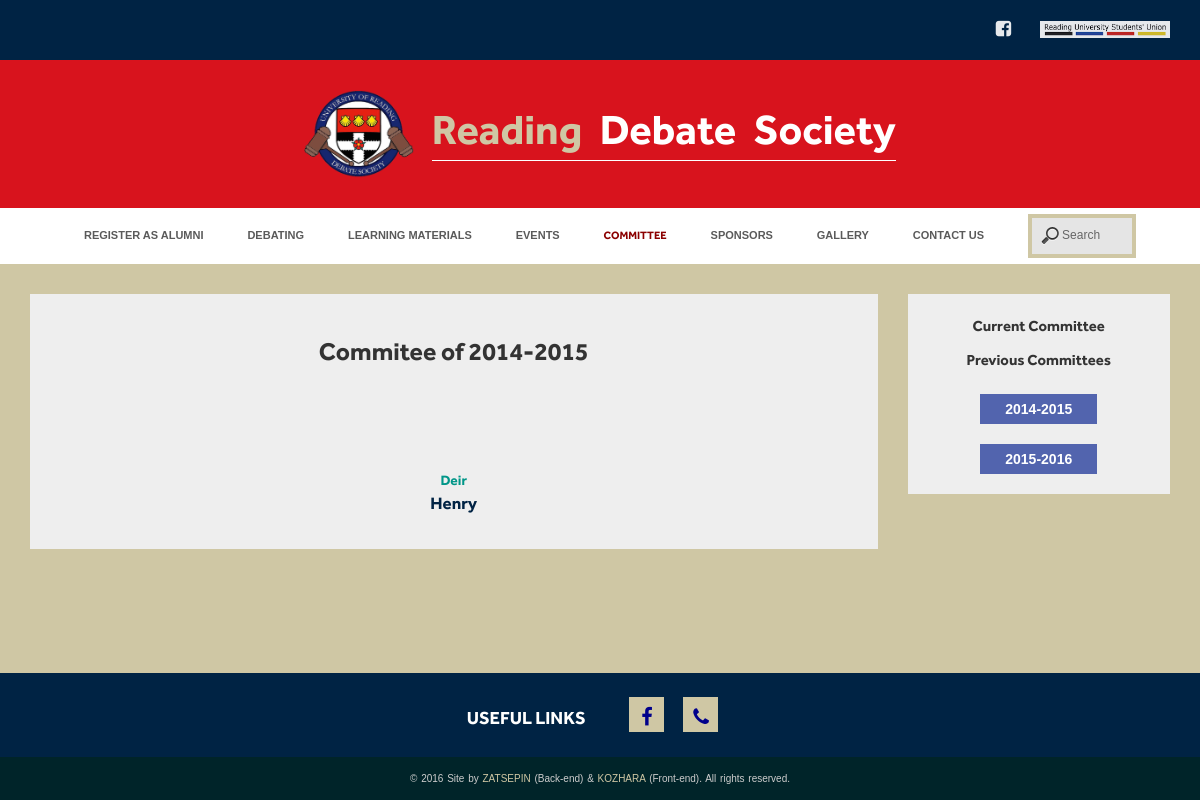
The page /community/2014-2015/ on the database its author committed.
### community/models.py (models this page shows, shortened)
class Committee(models.Model):
    class Meta:
        db_table = "Committee"
    time = models.TextField('years', help_text="format: 2012-2013")

class CommitteeMembers(models.Model):
    class Meta:
        db_table = "Stuff"
        verbose_name = "Member"
        verbose_name_plural = "Committee members"
    name = models.CharField(max_length=100)
    position = models.CharField(max_length=50)
    description = models.TextField(blank=True)
    image = models.ImageField(upload_to='images', blank=True,
                              help_text="Photo must be round or square! You can can make photo round at cutmypic.com")
    committee = models.ForeignKey(Committee)
    def get_image(self):
        if self.image:
            return u'<img src="%s" width="100"/>' % self.image.url
        else:
            return u'<p>Something wrong with this image</p>'
    get_image.short_description = 'Member'
    get_image.allow_tags = True

### community/views.py (the view)
# urls.py: url(r'^(?P<time>[2]\d{3}-[2]\d{3})/$', views.committee, name='previous_committee'),
@cache_page(60 * 5)
def committee(request, time=''):
    years_list = sorted(list(set(Committee.objects.values_list('time', flat=True))))
    from django.utils import timezone
    today = timezone.now()
    if time == '':
        current = CommitteeMembers.objects.filter(committee__time__contains=today.year)
        args = {'title': "Current committe", 'stuff': current}
    else:
        args = {'stuff': CommitteeMembers.objects.filter(committee__time=time)}
        if str(today.year) in time:
            args.update({'title': "Current commitee"})
        else:
            args.update({'title': "Commitee", 'com': Committee.objects.get(time=time)})
    args.update({'years': years_list, 'search': SearchForm(), 'searchMobile': SearchFormMobile(), 'committee': True})
    return render_to_response('committe.html', args)

### app/forms.py
class SearchForm(forms.Form):
    field = forms.CharField(required=False, max_length=50,
                            widget=forms.TextInput(attrs={'type': 'search', 'placeholder': 'Search',
                                                          'onkeydown': 'if (e)vent.keyCode==13;'
                                                                       '{this.form.submit();return false;}',
                                                          'id': 'main'}),
                            validators=[validators.RegexValidator(
                                regex="^[a-zA-z0-9!?- ]+$",
                                message='No XSS!'
                            )])

class SearchFormMobile(forms.Form):
    field = forms.CharField(required=False, max_length=50,
                            widget=forms.TextInput(attrs={'type': 'search', 'placeholder': 'Search',
                                                          'onkeydown': 'if (e)vent.keyCode==13;'
                                                                       '{this.form.submit();return false;}',
                                                          'id': 'mobile'}),
                            validators=[validators.RegexValidator(
                                regex="^[a-zA-z0-9!?- ]+$",
                                message='No XSS!'
                            )])

### community/templates/committe.html (shortened to what this page needs)
{% extends 'base.html' %}
{% load staticfiles %}
{% load imagekit %}
{% block main %}
    <main>
        <section class="site_main">
		  <div class="container">
			<div class="row">
				<div class="col-md-9">
					<div class="committee_block">
                    {% if "Current" in title %}
                        <h2>Current Committee</h2>
                        {% else %}
                        <h2>Commitee of {{ com.time }}</h2>
                    {% endif %}
                        {% for member in stuff %}
                        <div class="item_item clearfix">
                            <div class="item_main">
                                <span class="position">
                                    {{ member.position }}</span>
                               <h2>{{ member.name }}</h2>
                            </div>
                        </div>
                        {% empty %}
                            <p>Please add stuff in admin page</p>
                        {% endfor %}
                    </div>
                </div>
                <div class="col-md-3">
					<aside class="year_aside debating_info">
                    {% if "Current" not in title %}
                    <h2 class="p_bold"><a href="{% url 'committee' %}">Current Committee</a></h2>
                    {% endif %}
                     <h2 class="p_bold">Previous Committees</h2>
                        {% for item in years %}
                        <a href="/community/{{ item }}" class="year_button hvr-sweep-to-bottom">{{ item }}</a>
                            {% empty %}
                            <p> no commities</p>
                        {% endfor %}
					</aside>
				</div>
              </div>
            </div>
	</section>
    </main>
{% endblock %}

### wsgi/static/css/main.css (style rules this page uses)
body { min-width: 320px; padding: 0; margin: 0; font-style: normal; font-weight: 400; font-family: sans-serif; }
a { text-decoration:none; color:inherit; }
main { background-color: #CFC7A4; }
input[type=search] { width: 60px; margin-left: 20px; padding: 9px 10px 10px 30px; font-size: 12px; font-weight: normal; vertical-align: middle; border: solid 4px #CFC7A4; background: #e5e5e5 url("../img/icon.png") no-repeat 9px center; -webkit-transition: all .5s; -moz-transition: all .5s; -ms-transition: all .5s; transition: all .5s; }
.debating_info { margin-bottom: 30px; }
.p_bold { font-size: 15px; font-family: "Effra-bold"; }
.year_aside { margin-top: 30px; padding: 10px 5px; text-align: center; background-color: #eeeeee; }
.year_button { display: inline-block; margin: 5px; padding: 5px 10px; text-align: center; font-weight: bold; background-color: #5264AE; border: medium none; color: #fff; }
.hvr-sweep-to-bottom { display: inline-block; vertical-align: middle; -webkit-transform: translateZ(0); transform: translateZ(0); box-shadow: 0 0 1px rgba(0, 0, 0, 0); -webkit-backface-visibility: hidden; backface-visibility: hidden; -moz-osx-font-smoothing: grayscale; position: relative; -webkit-transition-property: color; transition-property: color; -webkit-transition-duration: 0.3s; transition-duration: 0.3s; }
.hvr-sweep-to-bottom:before { content: ""; position: absolute; z-index: -1; top: 0; left: 0; right: 0; bottom: 0; background: #2098d1; -webkit-transform: scaleY(0); transform: scaleY(0); -webkit-transform-origin: 50% 0; transform-origin: 50% 0; -webkit-transition-property: transform; transition-property: transform; -webkit-transition-duration: 0.3s; transition-duration: 0.3s; -webkit-transition-timing-function: ease-out; transition-timing-function: ease-out; }
.committee_block { margin-top: 30px; margin-bottom: 30px; padding: 20px 60px; text-align: center; background-color: #eeeeee; }
.committee_block > h2 { font-family: "Effra-bold"; font-size: 25px; }
.item_item { margin-top: 100px; }
.item_main h2 { margin: 0; padding: 0; font-family: "Effra-bold"; font-size: 17px; color: #002344; }
.position { font-family: "Effra-bold"; font-size: 14px; color: #009688; }
@media (min-width:992px) { .year_aside { padding: 10px 15px; margin-bottom: 30px; } }
@media (min-width:992px) { .year_button { padding: 5px 25px; margin: 10px; } }

### rows shown on the page
Committee: time "2014-2015"
CommitteeMembers: position "Deir", name "Henry"

### other values the page prints
{{ item }} "2014-2015" "2015-2016"
